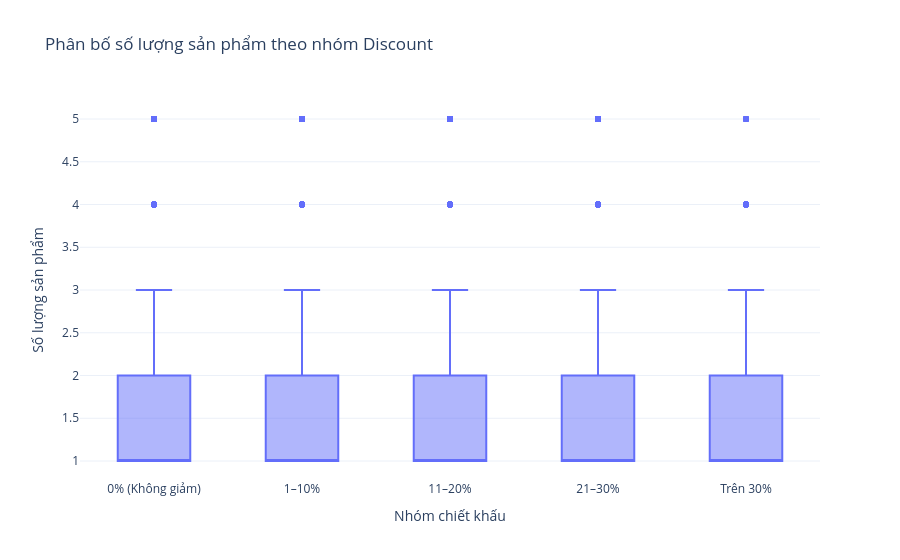

Notebook code cell kept with this figure:
### Markdown cell above
## 9. Box Plot – Discount và Quantity
Đường giữa hộp là trung vị; mép hộp là Q1 và Q3; các điểm ngoài râu thường được xem là ngoại lệ.

### Code cell
fig_quantity = px.box(
    df, x="discount_group", y="quantity",
    category_orders={"discount_group": discount_labels},
    points="outliers",
    title="Phân bố số lượng sản phẩm theo nhóm Discount",
    labels={"discount_group": "Nhóm chiết khấu", "quantity": "Số lượng sản phẩm"}
)
fig_quantity.update_layout(showlegend=False, template="plotly_white")
from IPython.display import display
display(fig_quantity)

### Figure 1 — Plotly figure (JSON) as saved in the notebook; plotly's stock layout.template omitted (floating-point values rounded to 4 significant figures; data arrays with more than 128 entries replaced by an {"elided": "..."} marker saying what was removed)
{"data": [{"alignmentgroup": "True", "boxpoints": "outliers", "hovertemplate": "Nhóm chiết khấu=%{x}<br>Số lượng sản phẩm=%{y}<extra></extra>", "legendgroup": "", "marker": {"color": "#636efa"}, "name": "", "notched": false, "offsetgroup": "", "orientation": "v", "showlegend": false, "type": "box", "x": {"elided": "25000 str values"}, "x0": " ", "xaxis": "x", "y": {"elided": "25000 int values"}, "y0": " ", "yaxis": "y"}], "layout": {"boxmode": "group", "legend": {"tracegroupgap": 0}, "showlegend": false, "title": {"text": "Phân bố số lượng sản phẩm theo nhóm Discount"}, "xaxis": {"anchor": "y", "categoryarray": ["0% (Không giảm)", "1–10%", "11–20%", "21–30%", "Trên 30%"], "categoryorder": "array", "domain": [0.0, 1.0], "title": {"text": "Nhóm chiết khấu"}}, "yaxis": {"anchor": "x", "domain": [0.0, 1.0], "title": {"text": "Số lượng sản phẩm"}}}}
